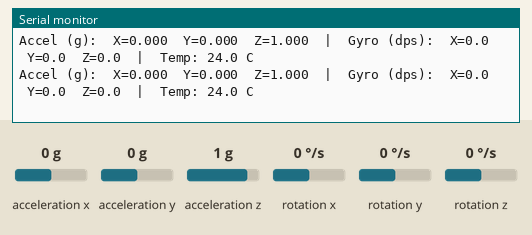
Recording of a sketch running on a simulated ESP32. Parts: the last lines printed to the serial monitor. Wiring (inferred from the names in the program): MPU-6050 motion sensor at I2C address 0x68. The test bench sets the inputs (shaded band); at power-on: acceleration x 0 g, acceleration y 0 g, acceleration z 1 g, rotation x 0 °/s, rotation y 0 °/s, rotation z 0 °/s.

Above: at 1.3 s.
1.4 s: acceleration x set to -1.4 g
At 1.7 s:
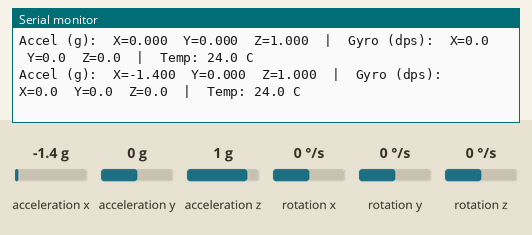
4.4 s: acceleration y set to -1.4 g
At 4.56 s:
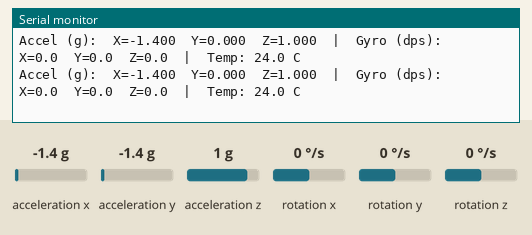
5.9 s: acceleration z set to -1.4 g
At 5.99 s:
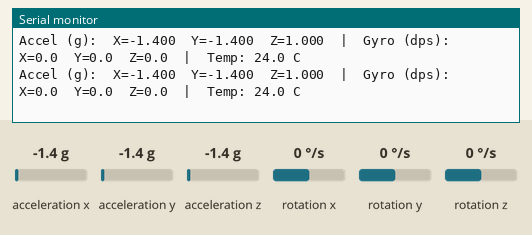
7.4 s: rotation x set to -192 °/s
At 7.42 s:
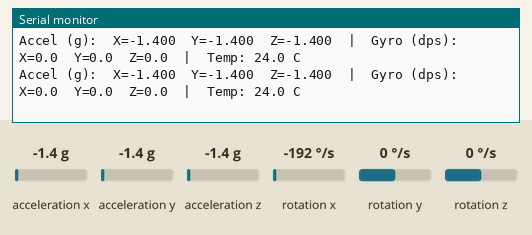
8.9 s: rotation y set to -192 °/s
At 9.05 s:
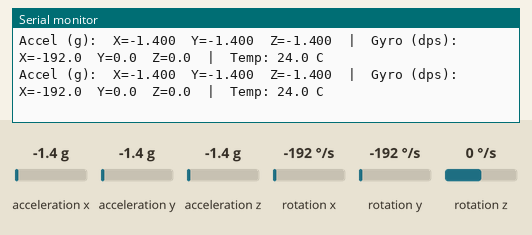
10.4 s: rotation x set to 0 °/s
At 10.49 s:
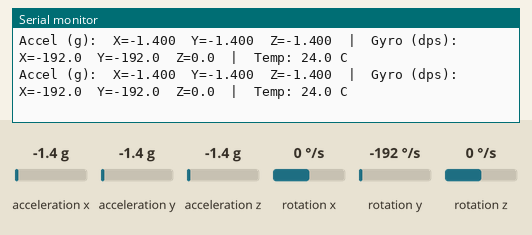

The sketch:

i2c_mpu6050_esp32.ino
```cpp
// Práctica: I2C — Lectura MPU6050 con ESP32
// Objetivo: Leer acelerómetro y giroscopio del MPU6050 via I2C.
//
// Librería requerida: MPU6050 by Electronic Cats (instalar en Arduino IDE)
// Alternativa: Wire directo (incluido en este sketch como fallback)
//
// Conexión:
//   MPU6050 VCC  -> ESP32 3.3V
//   MPU6050 GND  -> ESP32 GND
//   MPU6050 SDA  -> ESP32 GPIO21
//   MPU6050 SCL  -> ESP32 GPIO22
//   MPU6050 AD0  -> GND   (dirección 0x68)
//
// Dirección I2C:
//   AD0=GND  -> 0x68
//   AD0=VCC  -> 0x69

#include <Wire.h>

const int MPU_ADDR = 0x68;

// Registros del MPU6050
const int REG_PWR_MGMT_1  = 0x6B;
const int REG_ACCEL_XOUT  = 0x3B;
const int REG_GYRO_XOUT   = 0x43;
const int REG_TEMP_OUT     = 0x41;

// Variables para los datos crudos
int16_t ax, ay, az;
int16_t gx, gy, gz;
int16_t temp_raw;

void setup() {
  Serial.begin(115200);
  Wire.begin(21, 22);  // SDA=GPIO21, SCL=GPIO22

  // Despertar el MPU6050 (por defecto está en modo sleep)
  Wire.beginTransmission(MPU_ADDR);
  Wire.write(REG_PWR_MGMT_1);
  Wire.write(0x00);  // 0 = despertar
  Wire.endTransmission();

  delay(100);

  Serial.println("=== MPU6050 + ESP32 ===");
  Serial.println("Acelerometro (g) | Giroscopio (deg/s) | Temperatura (C)");
  Serial.println("----------------------------------------------------------");
}

void leerMPU6050() {
  Wire.beginTransmission(MPU_ADDR);
  Wire.write(REG_ACCEL_XOUT);
  Wire.endTransmission(false);
  Wire.requestFrom(MPU_ADDR, 14, true);

  ax       = (Wire.read() << 8) | Wire.read();
  ay       = (Wire.read() << 8) | Wire.read();
  az       = (Wire.read() << 8) | Wire.read();
  temp_raw = (Wire.read() << 8) | Wire.read();
  gx       = (Wire.read() << 8) | Wire.read();
  gy       = (Wire.read() << 8) | Wire.read();
  gz       = (Wire.read() << 8) | Wire.read();
}

void loop() {
  leerMPU6050();

  // Convertir valores crudos
  float accel_x = ax / 16384.0;  // ±2g por defecto -> 16384 LSB/g
  float accel_y = ay / 16384.0;
  float accel_z = az / 16384.0;

  float gyro_x  = gx / 131.0;   // ±250 deg/s por defecto -> 131 LSB/deg/s
  float gyro_y  = gy / 131.0;
  float gyro_z  = gz / 131.0;

  float temp_c  = (temp_raw / 340.0) + 36.53;

  // Mostrar en Monitor Serial
  Serial.print("Accel (g):  X="); Serial.print(accel_x, 3);
  Serial.print("  Y="); Serial.print(accel_y, 3);
  Serial.print("  Z="); Serial.print(accel_z, 3);

  Serial.print("  |  Gyro (dps):  X="); Serial.print(gyro_x, 1);
  Serial.print("  Y="); Serial.print(gyro_y, 1);
  Serial.print("  Z="); Serial.print(gyro_z, 1);

  Serial.print("  |  Temp: "); Serial.print(temp_c, 1); Serial.println(" C");

  delay(200);
}
```

Measured:
- after the input at 1.4 s, the serial monitor: prints a new line after 0.14 s (image 1)
